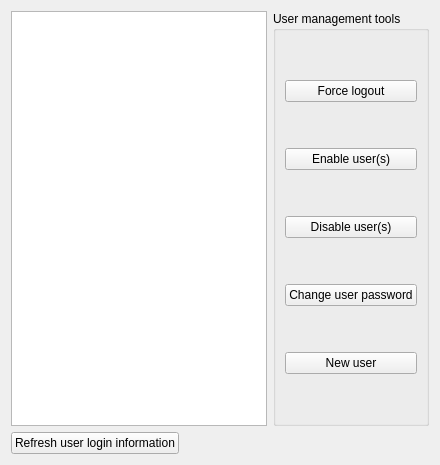
         <widget class="QWidget" name="tab_2">
          <attribute name="title">
           <string>User &amp;List</string>
          </attribute>
          <layout class="QVBoxLayout" name="verticalLayout_23">
           <item>
            <layout class="QHBoxLayout" name="horizontalLayout_20">
             <item>
              <widget class="QTableWidget" name="userListTW">
               <property name="editTriggers">
                <set>QAbstractItemView::EditTrigger::NoEditTriggers</set>
               </property>
               <property name="alternatingRowColors">
                <bool>true</bool>
               </property>
               <attribute name="verticalHeaderVisible">
                <bool>false</bool>
               </attribute>
              </widget>
             </item>
             <item>
              <widget class="QGroupBox" name="groupBox_5">
               <property name="title">
                <string>User management tools</string>
               </property>
               <layout class="QVBoxLayout" name="verticalLayout_22">
                <item>
                 <spacer name="verticalSpacer_5">
                  <property name="orientation">
                   <enum>Qt::Orientation::Vertical</enum>
                  </property>
                  <property name="sizeHint" stdset="0">
                   <size>
                    <width>20</width>
                    <height>40</height>
                   </size>
                  </property>
                 </spacer>
                </item>
                <item>
                 <widget class="QPushButton" name="forceLogoutB">
                  <property name="text">
                   <string>Force logout</string>
                  </property>
                 </widget>
                </item>
                <item>
                 <spacer name="verticalSpacer_6">
                  <property name="orientation">
                   <enum>Qt::Orientation::Vertical</enum>
                  </property>
                  <property name="sizeHint" stdset="0">
                   <size>
                    <width>20</width>
                    <height>40</height>
                   </size>
                  </property>
                 </spacer>
                </item>
                <item>
                 <widget class="QPushButton" name="enableUserB">
                  <property name="text">
                   <string>Enable user(s)</string>
                  </property>
                 </widget>
                </item>
                <item>
                 <spacer name="verticalSpacer_11">
                  <property name="orientation">
                   <enum>Qt::Orientation::Vertical</enum>
                  </property>
                  <property name="sizeHint" stdset="0">
                   <size>
                    <width>20</width>
                    <height>40</height>
                   </size>
                  </property>
                 </spacer>
                </item>
                <item>
                 <widget class="QPushButton" name="disableUserB">
                  <property name="text">
                   <string>Disable user(s)</string>
                  </property>
                 </widget>
                </item>
                <item>
                 <spacer name="verticalSpacer_3">
                  <property name="orientation">
                   <enum>Qt::Orientation::Vertical</enum>
                  </property>
                  <property name="sizeHint" stdset="0">
                   <size>
                    <width>20</width>
                    <height>40</height>
                   </size>
                  </property>
                 </spacer>
                </item>
                <item>
                 <widget class="QPushButton" name="changePassB">
                  <property name="text">
                   <string>Change user password</string>
                  </property>
                 </widget>
                </item>
                <item>
                 <spacer name="verticalSpacer_7">
                  <property name="orientation">
                   <enum>Qt::Orientation::Vertical</enum>
                  </property>
                  <property name="sizeHint" stdset="0">
                   <size>
                    <width>20</width>
                    <height>40</height>
                   </size>
                  </property>
                 </spacer>
                </item>
                <item>
                 <widget class="QPushButton" name="newUserB">
                  <property name="text">
                   <string>New user</string>
                  </property>
                 </widget>
                </item>
                <item>
                 <spacer name="verticalSpacer_4">
                  <property name="orientation">
                   <enum>Qt::Orientation::Vertical</enum>
                  </property>
                  <property name="sizeHint" stdset="0">
                   <size>
                    <width>20</width>
                    <height>40</height>
                   </size>
                  </property>
                 </spacer>
                </item>
               </layout>
              </widget>
             </item>
            </layout>
           </item>
           <item>
            <layout class="QHBoxLayout" name="horizontalLayout_18">
             <item>
              <widget class="QPushButton" name="refreshUserB">
               <property name="text">
                <string>Refresh user login information</string>
               </property>
              </widget>
             </item>
             <item>
              <spacer name="horizontalSpacer_14">
               <property name="orientation">
                <enum>Qt::Orientation::Horizontal</enum>
               </property>
               <property name="sizeHint" stdset="0">
                <size>
                 <width>40</width>
                 <height>20</height>
                </size>
               </property>
              </spacer>
             </item>
            </layout>
           </item>
          </layout>
         </widget>
